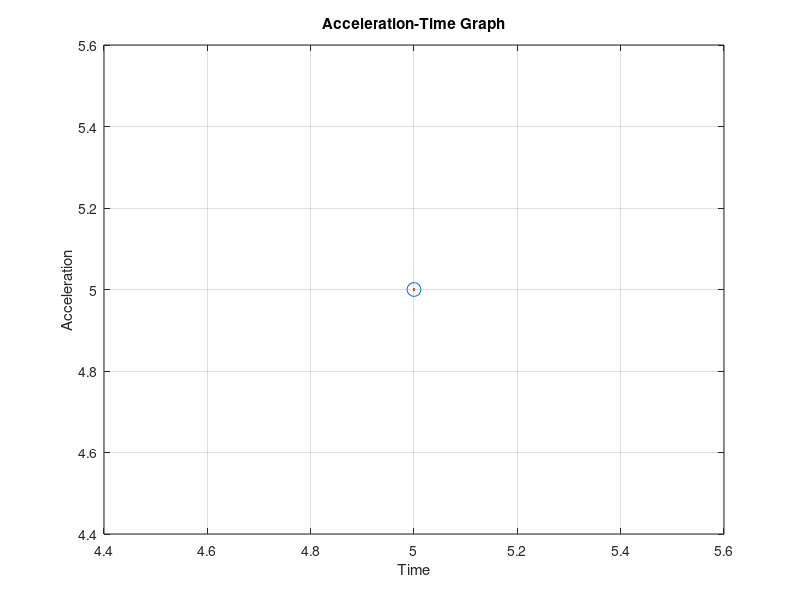
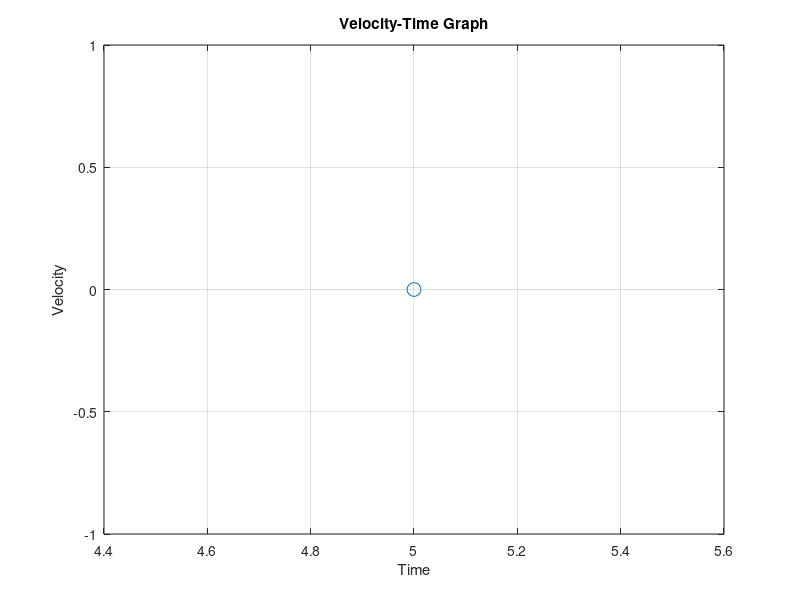
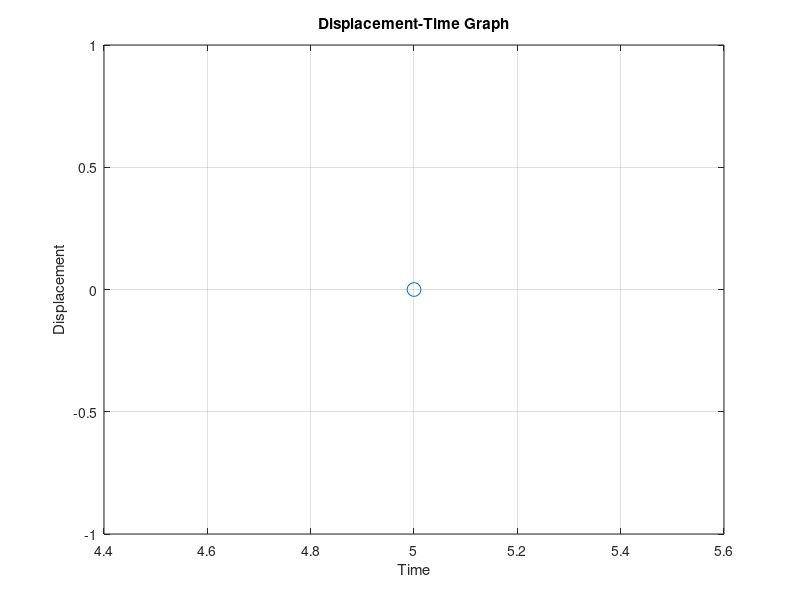

Here is the MATLAB script that generated these plots, in order:
clc;
clear;
% Taking input of acceleration-time graph
x=input('Enter the x-axis values enclosed in square brackets separated by commas ');
y=input('Enter the y-axis values enclosed in square brackets separated by commas ');
% Plotting acceleration-time graph
figure;
plot(x,y,'o','MarkerSize',10,'DisplayName','Original Points');
hold on;
plot(x,y,'DisplayName','Graph Lines');
xlabel('Time');
ylabel('Acceleration');
title('Acceleration-Time Graph');
hold off;
grid on
n=length(x)-1;
% Calculating velocity on given points
V=0;vpoint=V;
for i=1:n
    a=x(i:i+1);
    b=y(i:i+1);
    V=V+trapz(a,b);
    vpoint=[vpoint,V];
end
fprintf('Values of velocity are \n');
disp(vpoint);
% Plotting velocity-time graph
figure;      
p = polyfit(x,vpoint,n);
x_finer = linspace(min(x),max(x),100);
y_fitted = polyval(p,x_finer);
plot(x,vpoint,'o','MarkerSize',10,'DisplayName','Original Points');
hold on;
plot(x_finer,y_fitted,'r--','LineWidth',1,'DisplayName','Fitted Curve');
xlabel('Time');
ylabel('Velocity');
title('Velocity-Time Graph');
grid on
hold off;
% Calculating displacement on given points
S=0;spoint=S;
for i=1:n
    if (y(i)<y(i+1) && y(i+1)==0 && y(i)<0)
        S = S+(((x(i+1)-x(i))*(vpoint(i)-vpoint(i+1)))/3)+((x(i+1)-x(i))*vpoint(i+1));
        spoint=[spoint,S];
    elseif (y(i)>y(i+1) && y(i+1)>=0)
        S = S+((2*(x(i+1)-x(i))*(vpoint(i+1)-vpoint(i)))/3)+((x(i+1)-x(i))*vpoint(i));
        spoint=[spoint,S];
    elseif (y(i)>y(i+1) && y(i+1)<0)
        S =S+((2*(x(i+1)-x(i))*(vpoint(i)-vpoint(i+1)))/3)+((x(i+1)-x(i))*(vpoint(i)-vpoint(i+1)));
        spoint=[spoint,S];
    elseif (y(i)<y(i+1) && y(i+1)>=0)
        S = S+(((x(i+1)-x(i))*(vpoint(i+1)-vpoint(i)))/3)+((x(i+1)-x(i))*vpoint(i));
        spoint=[spoint,S];
    elseif (y(i)==y(i+1))
        S = S+((x(i+1)-x(i))*(vpoint(i+1)-vpoint(i)))/2;
        spoint=[spoint,S];
    else
        fprintf('\nNone of the condition matches')
    end
end
fprintf('Values of displacement are \n');
disp(spoint);
% Plotting displacement-time graph
figure;
p = polyfit(x,spoint,n);
x_finer = linspace(min(x),max(x),100);
y_fitted = polyval(p,x_finer);
plot(x,spoint,'o','MarkerSize',10,'DisplayName','Original Points');
hold on
plot(x_finer,y_fitted,'r--','LineWidth',1.5,'DisplayName','Fitted Curve');
xlabel('Time');
ylabel('Displacement');
title('Displacement-Time Graph');
grid on
hold off